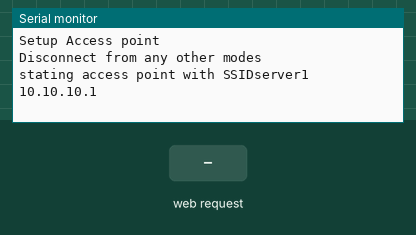
Recording of a sketch running on a simulated ESP8266 (NodeMCU). On the bench: the last lines printed to the serial monitor. The inputs (shaded band) are chosen by the test bench.

Above: at 1.2 s.
1.3 s: HTTP request GET /feed received
At 2.3 s:
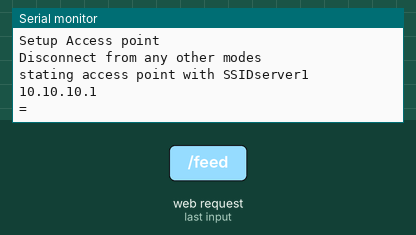
2.8 s: HTTP request GET /feed?state=1 received
At 3.5 s:
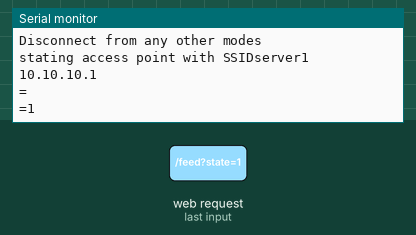

Measured:
- after the input at 1.3 s, the serial monitor: prints a new line at once (image 1)
- after the input at 2.8 s, the serial monitor: prints a new line at once (image 2)

The sketch:

Server_code.ino
```cpp
#include <ESP8266WiFi.h>
#include <ESP8266WebServer.h>
#include <ESP8266HTTPClient.h>
#include <SoftwareSerial.h>

//======================================WIFI CREDENTIALS for Hotspot==================================
const char* ssid = "server1";
const char* password = "qwertyuiop";
int max_connection = 8;
//====================================================================================================
String URL;
int httpCode;
String payload;
String ID;
String state;
//=============================================define the objects======================================
ESP8266WebServer server(80);
HTTPClient http;
//===============================================dafine the IP Address of the hotspot==================
IPAddress ip (10, 10, 10, 1);
IPAddress gateway (10, 10, 10, 1);
IPAddress subnet (255, 255, 255, 0);
//=========================================SETUP PART==================================================
void setup() {
  Serial.begin(115200);
  WiFi.mode(WIFI_AP);
  Serial.println("Setup Access point");
  Serial.println("Disconnect from any other modes");
  WiFi.disconnect();
  Serial.println("stating access point with SSID" + String(ssid));
  WiFi.softAP(ssid, password, 1, false, max_connection);
  WiFi.softAPConfig(ip, gateway, subnet);
  IPAddress myIP = WiFi.softAPIP();
  Serial.println(myIP);
  server.on("/", handleroot);
  server.on("/feed", feed);
  server.begin();
}
//=====================================handle root page================================================
void handleroot() {

  server.send(200, "text/plain", "hello");
}
//===================================handle door sensor page===========================================
void feed() {
  String data2 = server.arg("state");
  String data1 = server.arg("ID");
  server.send(200, "text/plain", "Response");
  Serial.println(data1 + "=" + data2);
}

//==============================================LOOP===================================================
void loop () {

  server.handleClient();
}
```
